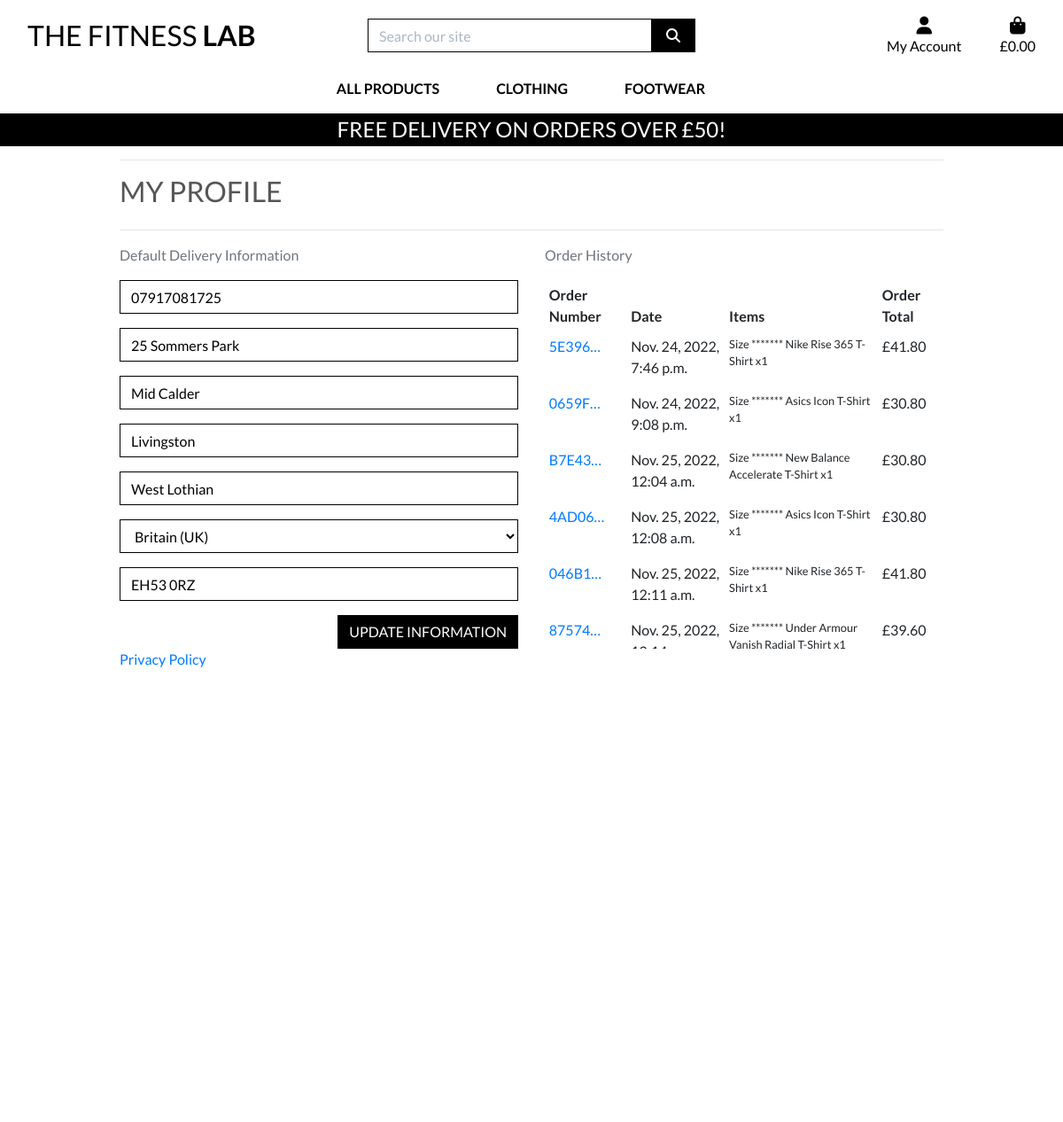
Page /profile/ (signed in) on the committed database.
### profiles/models.py (models this page shows, shortened)
class UserProfile(models.Model):
    user = models.OneToOneField(User, on_delete=models.CASCADE)
    default_phone_number = models.CharField(max_length=20, null=True,
                                            blank=True)
    default_address_line1 = models.CharField(max_length=80, null=True,
                                             blank=True)
    default_address_line2 = models.CharField(max_length=80, null=True,
                                             blank=True)
    default_city = models.CharField(max_length=40, null=True, blank=True)
    default_county = models.CharField(max_length=80, null=True, blank=True)
    default_country = CountryField(blank_label='Country', null=True,
                                   blank=True)
    default_postcode = models.CharField(max_length=20, null=True, blank=True)

### checkout/models.py (models this page shows, shortened)
class Order(models.Model):
    order_number = models.CharField(max_length=32, null=False, editable=False)
    user_profile = models.ForeignKey(UserProfile, on_delete=models.SET_NULL,
                                     null=True, blank=True,
                                     related_name='orders')
    full_name = models.CharField(max_length=50, null=False, blank=False)
    email = models.EmailField(max_length=254, null=False, blank=False)
    phone_number = models.CharField(max_length=20, null=False, blank=False)
    address_line1 = models.CharField(max_length=80, null=False, blank=False)
    address_line2 = models.CharField(max_length=80, null=True, blank=True)
    city = models.CharField(max_length=40, null=False, blank=False)
    county = models.CharField(max_length=80, null=True, blank=True)
    country = CountryField(blank_label='Country *', null=False, blank=False)
    postcode = models.CharField(max_length=20, null=True, blank=True)
    date = models.DateTimeField(auto_now_add=True)
    delivery_cost = models.DecimalField(max_digits=6, decimal_places=2,
                                        null=False, default=0)
    order_total = models.DecimalField(max_digits=10, decimal_places=2,
                                      null=False, default=0)
    grand_total = models.DecimalField(max_digits=10, decimal_places=2,
                                      null=False, default=0)
    original_basket = models.TextField(null=False, blank=False, default='')
    stripe_pid = models.CharField(max_length=254, null=False,
                                  blank=False, default='')

class OrderLineItem(models.Model):
    order = models.ForeignKey(Order, null=False, blank=False,
                              on_delete=models.CASCADE,
                              related_name='lineitems')
    item = models.ForeignKey(Item, null=False, blank=False,
                             on_delete=models.CASCADE)
    item_size = models.CharField(max_length=2, null=True,
                                 blank=True)  # XS, S, M, L, XL
    quantity = models.IntegerField(null=False, blank=False, default=0)
    lineitem_total = models.DecimalField(max_digits=6, decimal_places=2,
                                         null=False, blank=False,
                                         editable=False)

### items/models.py (models this page shows, shortened)
class Item(models.Model):
    category = models.ForeignKey('Category', null=True, blank=True,
                                 on_delete=models.SET_NULL)
    name = models.CharField(max_length=250)
    brand = models.CharField(max_length=25, null=True, blank=True)
    description = models.TextField()
    has_sizes = models.BooleanField(default=False, null=True, blank=True)
    sku = models.CharField(max_length=250, null=True, blank=True)
    price = models.DecimalField(max_digits=6, decimal_places=2)
    color = models.CharField(max_length=25, null=True, blank=True)
    rating = models.DecimalField(max_digits=6, decimal_places=2,
                                 null=True, blank=True)
    image = models.ImageField(null=True, blank=True)

### profiles/views.py (the view)
# urls.py: path('profile/', include('profiles.urls')),
@login_required
def profile(request):
    profile = get_object_or_404(UserProfile, user=request.user)
    if request.method == 'POST':
        form = UserProfileForm(request.POST, instance=profile)
        if form.is_valid():
            form.save()
            messages.success(request, 'Profile updated successfully')
        else:
            messages.error(request,
                           ('Update failed. Please ensure the form is valid.'))
    else:
        form = UserProfileForm(instance=profile)
    orders = profile.orders.all()
    template = 'profiles/profile.html'
    context = {
        'form': form,
        'orders': orders,
        'on_profile_page': True
    }
    return render(request, template, context)

### basket/contexts.py (called while the page is built, shortened)
def basket_contents(request):
    basket_items = []
    total = 0
    item_count = 0
    basket = request.session.get('basket', {})
    if total < settings.FREE_DELIVERY_THRESHOLD:
        delivery = total * Decimal(settings.STANDARD_DELIVERY_PERCENTAGE / 100)
        free_delivery_delta = settings.FREE_DELIVERY_THRESHOLD - total
    else:
        delivery = 0
        free_delivery_delta = 0
    grand_total = delivery + total
    context = {
        'basket_items': basket_items,
        'total': total,
        'item_count': item_count,
        'delivery': delivery,
        'free_delivery_delta': free_delivery_delta,
        'free_delivery_threshold': settings.FREE_DELIVERY_THRESHOLD,
        'grand_total': grand_total,
    }
    return context

### profiles/templates/profiles/profile.html (shortened to what this page needs)
{% extends "base.html" %}
{% load static %}
{% block extra_css %}
    <link rel="stylesheet" href="{% static 'profiles/css/profile.css' %}">
{% endblock %}
{% block page_header %}
    <div class="container header-container">
    </div>
{% endblock %}
{% block content %}
    <div class="overlay"></div>
    <div class="container">
        <div class="row">
            <div class="col">
                <hr>
                <h2 class="logo-font mb-4">My Profile</h2>
                <hr>
            </div>
        </div>
        <div class="row">
            <div class="col-12 col-lg-6">
                <p class="text-muted">Default Delivery Information</p>
                <form class="mt-3" action="{% url 'profile' %}" method="POST" id="profile-update-form">
                    {{ form|crispy }}
                    <button class="btn btn-black rounded-0 text-uppercase float-right">Update Information</button>
                </form>
            </div>
            <div class="col-12 col-lg-6">
                <p class="text-muted">Order History</p>
                <div class="order-history table-responsive">
                    <table class="table table-sm table-borderless">
                        <thead>
                            <tr>
                                <th>Order Number</th>
                                <th>Date</th>
                                <th>Items</th>
                                <th>Order Total</th>
                            </tr>
                        </thead>
                        <tbody>
                            {% for order in orders %}
                                <tr>
                                    <td>
                                        <a href="{% url 'order_history' order.order_number %}"
                                        title="{{ order.order_number }}">
                                            {{ order.order_number|truncatechars:6 }}
                                        </a>
                                    </td>
                                    <td>{{ order.date }}</td>
                                    <td>
                                        <ul class="list-unstyled">
                                            {% for product in order.lineitems.all %}
                                                <li class="small">
                                                    {% if product.item.has_sizes %}
                                                        Size ******* {{ product.item.size|upper }}
                                                    {% endif %}{{ product.item.name }} x{{ product.quantity }}
                                                </li>
                                            {% endfor %}
                                        </ul>
                                    </td>
                                    <td>£{{ order.grand_total }}</td>
                                </tr>
                            {% endfor %}
                        </tbody>
                    </table>
                </div>
            </div>
        </div>
{% endblock %}

### static/css/base.css (style rules this page uses)
html { height: 100%; }
body { background: url('/media/barbell_homepage.jpg') no-repeat center center fixed; background-size: cover; height: calc(100vh - 164px); color: #555; font-family: 'Lato'; }
.logo-font { text-transform: uppercase; }
.btn-black { background: black; color: white; }
.border-black { border: 1px solid black !important; }
.overlay { height: 100%; width: 100%; top: 0; left: 0; position: fixed; background: white; z-index: -1; }
@media (min-width: 1200px) { .container { max-width: 80%; } }
@media (min-width: 992px) { .header-container { padding-top: 164px; } }

### profiles/static/profiles/css/profile.css (style rules this page uses)
.order-history { max-height: 416px; overflow-y: auto; }
#profile-update-form .form-control { color: #000; }
#profile-update-form input::placeholder { color: #aab7c4; }
#id_default_country, #id_default_country option:not(:first-child) { color: #000; }

### rows in the picture
UserProfile: default_phone_number "07917081725", default_address_line1 "25 Sommers Park", default_address_line2 "Mid Calder", default_city "Livingston", default_county "West Lothian", default_country "Britain (UK)", default_postcode "EH53 0RZ"
Order: order_number "5E396…", date "Nov. 24, 2022, 7:46 p.m.", grand_total "41.80"
OrderLineItem: item.name "Nike Rise 365 T-Shirt", quantity "1"
Order: order_number "0659F…", date "Nov. 24, 2022, 9:08 p.m.", grand_total "30.80"
OrderLineItem: item.name "Asics Icon T-Shirt", quantity "1"
Order: order_number "B7E43…", date "Nov. 25, 2022, 12:04 a.m.", grand_total "30.80"
OrderLineItem: item.name "New Balance Accelerate T-Shirt", quantity "1"
Order: order_number "4AD06…", date "Nov. 25, 2022, 12:08 a.m.", grand_total "30.80"
OrderLineItem: item.name "Asics Icon T-Shirt", quantity "1"
Order: order_number "046B1…", date "Nov. 25, 2022, 12:11 a.m.", grand_total "41.80"
OrderLineItem: item.name "Nike Rise 365 T-Shirt", quantity "1"
Order: order_number "87574…", date "Nov. 25, 2022,…", grand_total "39.60"
OrderLineItem: item.name "Under Armour Vanish Radial T-Shirt", quantity "1"

### other values in the picture
{{ free_delivery_threshold }} "50"
